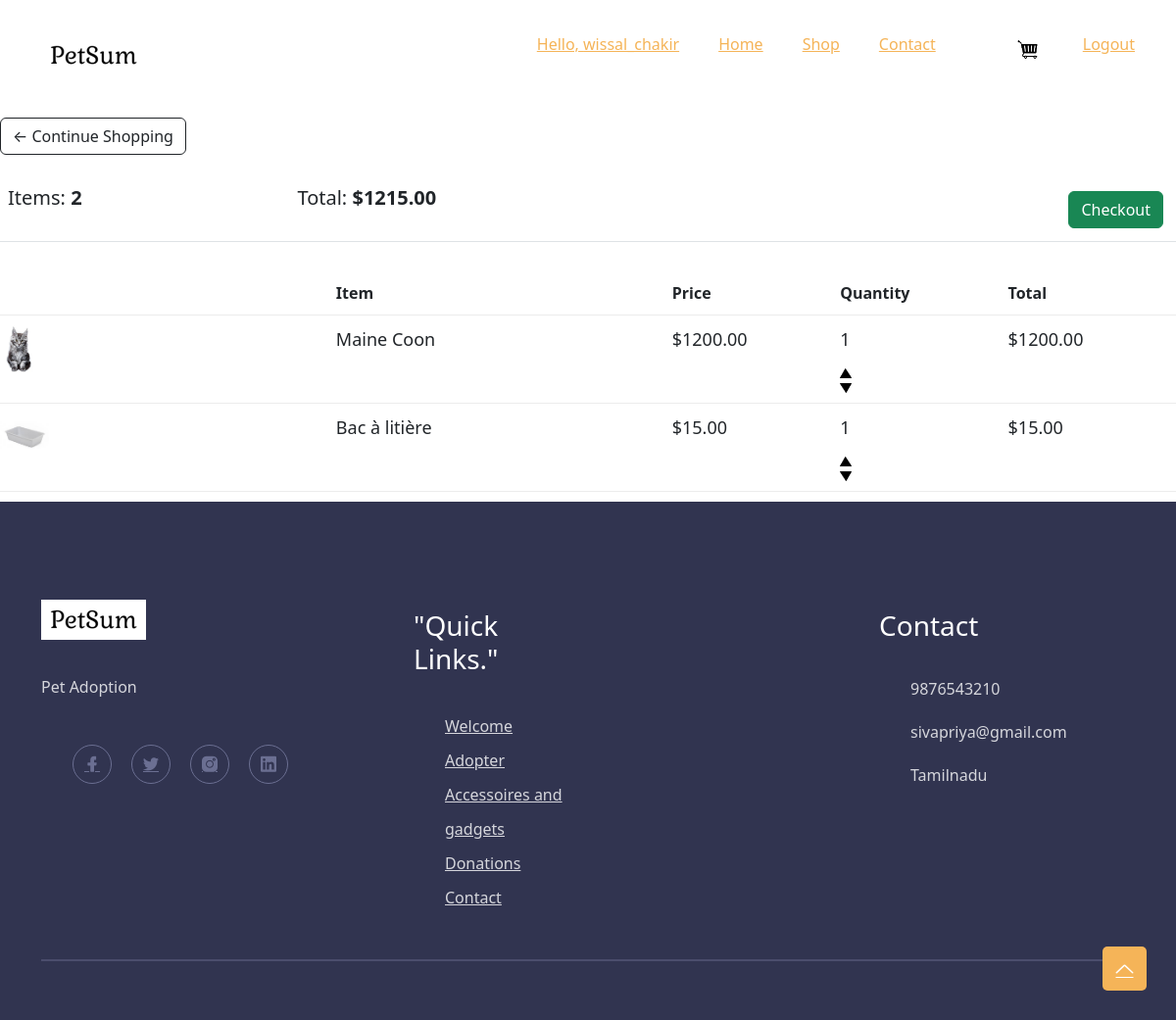
Page /cart/ (signed in) on the committed database.
### item/models.py (models this page shows, shortened)
class Order(models.Model):
	customer = models.ForeignKey(Customer, on_delete=models.SET_NULL, null=True, blank=True)
	date_ordered = models.DateTimeField(auto_now_add=True)
	complete = models.BooleanField(default=False)
	transaction_id = models.CharField(max_length=100, null=True)
	@property
	def get_cart_total(self):
		orderitems = self.orderitem_set.all()
		total = sum([item.get_total for item in orderitems])
		return total
	@property
	def get_cart_items(self):
		orderitems = self.orderitem_set.all()
		total = sum([item.quantity for item in orderitems])
		return total

class OrderItem(models.Model):
	item = models.ForeignKey(Item, on_delete=models.SET_NULL, null=True)
	order = models.ForeignKey(Order, on_delete=models.SET_NULL, null=True)
	quantity = models.IntegerField(default=0, null=True, blank=True)
	date_added = models.DateTimeField(auto_now_add=True)
	@property
	def get_total(self):
		total = self.item.price * self.quantity
		return total

class Item(models.Model):
    category = models.ForeignKey(Category, related_name='items', on_delete=models.CASCADE)
    name = models.CharField(max_length=255)
    description = models.TextField(blank = True, null=True)
    price = models.FloatField()
    image = models.ImageField(upload_to='item_images', blank=True, null=True)
    is_sold = models.BooleanField(default=False)
    created_by = models.ForeignKey(User, related_name='items',on_delete=models.CASCADE)

### store/views.py (the view)
# urls.py: path('cart/', views.cart, name="cart"),
def cart(request):
    if request.user.is_authenticated:
        customer = request.user.customer
        order , created = Order.objects.get_or_create(customer=customer, complete=False)
        items = order.orderitem_set.all()
    else:
        items = []
        order = {'get_cart_total':0 , 'get_cart_items':0}
    context = {'items':items, 'order':order}
    return render(request, 'store/cart.html',context)

### store/Templates/store/cart.html (shortened to what this page needs)
{% extends 'store/base.html' %}
{% load static %}
{% block content %}
<br>
<br>
<br>
<br>
<br>
	<div class="row">
		<div class="col-lg-12">
			<div class="box-element">
				<a  class="btn btn-outline-dark" href="{% url 'store:store' %}">&#x2190; Continue Shopping</a>
				<br>
				<br>
				<table class="table">
					<tr>
						<th><h5>Items: <strong>{{order.get_cart_items}}</strong></h5></th>
						<th><h5>Total:<strong> ${{order.get_cart_total|floatformat:2}}</strong></h5></th>
						<th>
							<a  style="float:right; margin:5px;" class="btn btn-success" href="{% url 'store:checkout' %}">Checkout</a>
						</th>
					</tr>
				</table>
			</div>
			<br>
			<div class="box-element">
				<div class="cart-row">
					<div style="flex:2"></div>
					<div style="flex:2"><strong>Item</strong></div>
					<div style="flex:1"><strong>Price</strong></div>
					<div style="flex:1"><strong>Quantity</strong></div>
					<div style="flex:1"><strong>Total</strong></div>
				</div>
				{% for item in items %}
				<div class="cart-row">
					<div style="flex:2"><img class="row-image" src="{{ item.item.image.url }}" height="50cm" width="auto"></div>
					<div style="flex:2"><p>{{item.item.name}}</p></div>
					<div style="flex:1"><p>${{item.item.price|floatformat:2}}</p></div>
					<div style="flex:1">
						<p class="quantity">{{item.quantity}}</p>
						<div class="quantity">
							<img data-item="{{ item.item.id }}" data-action="add" class="chg-quantity update-cart" height="10cm" width="auto" src="{% static  'images/arrow-up.png' %}">
							<img data-item="{{ item.item.id }}" data-action="remove" class="chg-quantity update-cart" height="10cm" width="auto" src="{% static  'images/arrow-down.png' %}">
						</div>
					</div>
					<div style="flex:1"><p>${{item.get_total|floatformat:2}}</p></div>
				</div>
				{% endfor %}
			</div>
		</div>
	</div>
{% endblock content %}

### store/Templates/store/base.html (shortened to what this page needs)
 <!DOCTYPE html>
{% load static %}
<html class="no-js" lang="fr">
  <head>
      <link rel="stylesheet" href="{% static '/css/main.css' %}">
      <link rel="stylesheet" href="{% static '/css/animate.css' %}">
      <link rel="stylesheet" href="{% static '/css/bootstrap-5.0.0-alpha-2.min.css' %}">
      <link rel="stylesheet" href="{% static '/css/LineIcons.2.0.css' %}">
      <link rel="stylesheet" href="{% static '/fonts/LineIcons.eot' %}">
      <link rel="stylesheet" href="{% static '/fonts/LineIcons.svg' %}">
      <link rel="stylesheet" href="{% static '/fonts/LineIcons.ttf' %}">
      <link rel="stylesheet" href="{% static '/fonts/LineIcons.woff' %}">
      <link rel="stylesheet" href="{% static '/fonts/LineIcons.woff2' %}">
      <link rel="stylesheet" href="{% static '/img/logo/logo.png' %}">
      <link href="https://cdn.jsdelivr.net/npm/bootstrap@5.3.0-alpha3/dist/css/bootstrap.min.css" rel="stylesheet">
  </head>
  <body>
    <header class="header">
      <div class="navbar-area">
        <div class="container">
          <div class="row align-items-center">
            <div class="col-lg-12">
              <nav class="navbar navbar-expand-lg">
                <a class="navbar-brand" href="../">
                  <img src="{% static '/img/logo/logo.png' %}" alt="Logo" />
                </a>
                <div class="collapse navbar-collapse sub-menu-bar" id="navbarSupportedContent">
                  <ul id="nav" class="navbar-nav ml-auto">
                    {% if request.user.is_authenticated %}
                    <li class="nav-item">
                          <a class="page-scroll">Hello, {{ user.username }}</a>
                    </li>
                    {% endif %}
                    <li class="nav-item">
                      <a class="page-scroll" href="../">Home</a>
                    </li>
                    <li class="nav-item">
                      <a class="page-scroll" href="../store">Shop</a>
                    </li>
                    <li class="nav-item">
                      <a class="page-scroll" href="../contact">Contact</a>
                    </li>
                 {% if request.user.is_authenticated %}
                 <li class="nav-item">
                  <p id="cart-total">{{cartItems}}<a class="page-scroll" href="{% url 'store:cart' %}"><img src="{% static 'images/cart.png' %}" height="30cm" width="auto"></a></p>
                </li>
                <li class="nav-item">
                  <a class="page-scroll" href="../logout">Logout</a>
                </li>
                  {% endif %}
                  </ul>
                </div>
              </nav>
            </div>
          </div>
        </div>
      </div>
    </header>
  {% block content %}
  {% endblock content %}
		<footer class="footer">
			<div class="container">
				<div class="widget-wrapper">
					<div class="row">
						<div class="col-lg-4 col-md-6">
							<div class="footer-widget">
								<div class="logo">
									<a href="../"> <img src="{% static '/img/logo/logo.png' %}" alt=""> </a>
								</div>
								<p class="desc">Pet Adoption</p>
								<ul class="socials">
									<li>
										<a href="javascript:void(0)"> <i class="lni lni-facebook-filled"></i> </a>
									</li>
									<li>
										<a href="javascript:void(0)"> <i class="lni lni-twitter-filled"></i> </a>
									</li>
									<li>
										<a href="javascript:void(0)"> <i class="lni lni-instagram-filled"></i> </a>
									</li>
									<li>
										<a href="javascript:void(0)"> <i class="lni lni-linkedin-original"></i> </a>
									</li>
								</ul>
							</div>
						</div>
						<div class="col-lg-2 col-md-6">
							<div class="footer-widget">
								<h3>"Quick Links."</h3>
								<ul class="links">
									<li><a href="../">Welcome</a></li>
									<li><a href="../store">Adopter</a></li>
									<li><a href="../second_shop">Accessoires and gadgets</a></li>
									<li><a href="javascript:void(0)">Donations</a></li>
									<li><a href="../contact">Contact</a></li>
								</ul>
							</div>
						</div>
						<div class="col-lg-3 col-md-6">
						</div>
						<div class="col-lg-3 col-md-6">
							<div class="footer-widget">
								<h3>Contact</h3>
								<ul class="info">
									<li>9876543210</li>
									<li>sivapriya@gmail.com</li>
									<li>Tamilnadu</li>
								</ul>
							</div>
						</div>
					</div>
				</div>
				<div class="copy-right">
				</div>
			</div>
		</footer>
    <a href="#" class="scroll-top btn-hover">
      <i class="lni lni-chevron-up"></i>
    </a>
  </body>
</html>

### static/css/main.css (style rules this page uses)
html { scroll-behavior: smooth; }
body { font-family: "Poppins", sans-serif; font-weight: normal; font-style: normal; color: #6B6F92; overflow-x: hidden; }
* { margin: 0; padding: 0; box-sizing: border-box; }
button, a { transition: all 0.3s ease-out 0s; }
a, a:focus, a:hover { text-decoration: none; }
i, span, a { display: inline-block; }
audio, canvas, iframe, img, svg, video { vertical-align: middle; }
h1, h2, h3, h4, h5, h6 { font-weight: 600; margin: 0px; color: #313450; }
h3 { font-size: 25px; }
h5 { font-size: 18px; }
ul, ol { margin: 0px; padding: 0px; list-style-type: none; }
p { font-size: 18px; font-weight: 400; line-height: 28px; margin: 0px; }
.chg-quantity { width: 12px; cursor: pointer; display: block; margin-top: 5px; transition:.1s; }
.cart-row { display: flex; align-items: flex-stretch; padding-bottom: 10px; margin-bottom: 10px; border-bottom: 1px solid #ececec; }
.btn-hover { position: relative; overflow: hidden; }
.btn-hover::after { content: ''; position: absolute; width: 0%; height: 0%; border-radius: 50%; background: rgba(0, 0, 0, 0.05); top: 50%; left: 50%; padding: 50%; z-index: -1; transition: all 0.3s ease-out 0s; transform: translate3d(-50%, -50%, 0) scale(0); }
.scroll-top { width: 45px; height: 45px; background: #F5B458; display: flex; justify-content: center; align-items: center; font-size: 18px; color: #fff; border-radius: 5px; position: fixed; bottom: 30px; right: 30px; z-index: 9999; cursor: pointer; transition: all 0.3s ease-out 0s; }
.navbar-area { position: absolute; top: 0; left: 0; width: 100%; z-index: 99; transition: all 0.3s ease-out 0s; border-bottom: 1px solid rgba(255, 255, 255, 0.44); }
.navbar { padding: 0; border-radius: 5px; position: relative; transition: all 0.3s ease-out 0s; }
.navbar-brand { padding: 0; }
.navbar-brand img { max-width: 180px; }
.navbar-nav .nav-item { position: relative; margin-left: 40px; }
.navbar-nav .nav-item a { font-size: 16px; font-weight: 500; color: #F5B458; transition: all 0.3s ease-out 0s; padding: 25px 0; position: relative; }
.navbar-nav .nav-item a::before { content: ''; width: 0; height: 5px; background: #F5B458; position: absolute; bottom: 0px; left: 0; transition: all 0.3s ease-out 0s; z-index: -1; }
.footer { background: #313450; padding-top: 100px; }
.footer .widget-wrapper .footer-widget { margin-bottom: 45px; }
.footer .widget-wrapper .footer-widget .logo { margin-bottom: 35px; }
.footer .widget-wrapper .footer-widget .logo a { display: inline-block; }
.footer .widget-wrapper .footer-widget p.desc { font-size: 16px; line-height: 27px; color: rgba(255, 255, 255, 0.8); margin-bottom: 45px; padding-right: 60px; }
.footer .widget-wrapper .footer-widget .socials { display: flex; align-items: center; }
.footer .widget-wrapper .footer-widget .socials li a { display: flex; align-items: center; justify-content: center; border-radius: 50%; width: 40px; height: 40px; border: 1px solid #6B6F92; color: #6B6F92; margin-right: 20px; }
.footer .widget-wrapper .footer-widget h3 { margin-bottom: 35px; color: #fff; margin-top: 10px; }
.footer .widget-wrapper .footer-widget .links li a { font-size: 16px; line-height: 35px; color: rgba(255, 255, 255, 0.8); }
.footer .widget-wrapper .footer-widget .info li { color: rgba(255, 255, 255, 0.8); margin-bottom: 20px; }
.footer .copy-right { padding: 30px 0; border-top: 2px solid rgba(107, 111, 146, 0.44); }

### rows in the picture
Order: get_cart_items "2", get_cart_total "1215.00"
OrderItem: item.image (picture), item.name "Maine Coon", item.price "1200.00", quantity "1", get_total "1200.00"
OrderItem: item.image (picture), item.name "Bac à litière", item.price "15.00", quantity "1", get_total "15.00"

### other values in the picture
{{ user.username }} "wissal_chakir"
